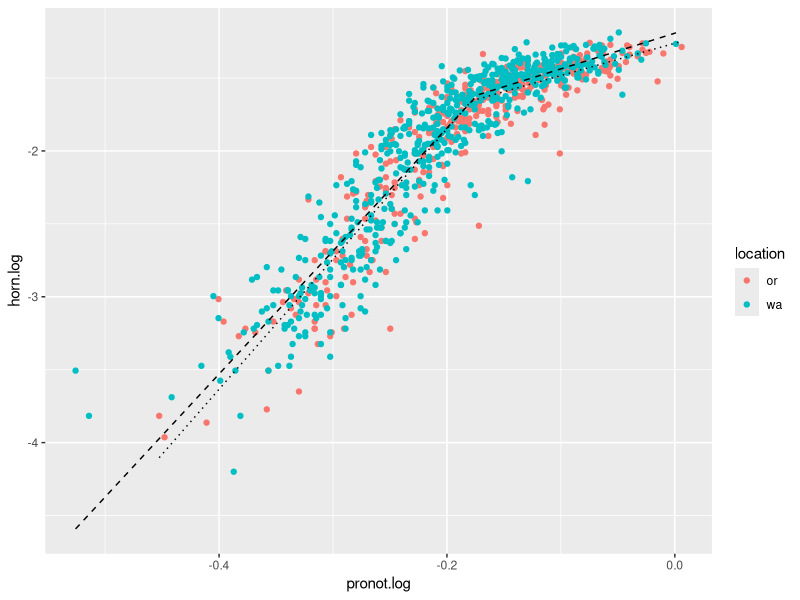

The R script that drew this image:
## ---- chunk 1
knitr::opts_chunk$set(echo = TRUE)
library(ggplot2)
library(segmented)
## ---- chunk 2
dung<- read.table("../data/o_nuchicornis_male_measurements_set1_feb17_2016.csv", header= TRUE , sep= ",")
dung$latitude <- as.factor(dung$latitude)
dung$longitude <- as.factor(dung$longitude)
dung$farm.code <- as.factor(dung$farm.code)
dung$location.code <- as.factor(dung$location.code)
dung$year <- as.factor(dung$year)
dung <-subset(dung, location != "BC")
dung<- dung[order(dung$latitude),]
dung$horn.log<-log(dung$horn.l)
dung$pronot.log<-log(dung$pronot.l)
## ---- chunk 3
dung.wa <- subset(dung, location=="wa")
dung.or <- subset(dung, location=="or")
## ---- chunk 4
lin.mod.wa<-lm(horn.log~pronot.log, data=dung.wa)
break.mod.wa<-segmented.lm(lin.mod.wa, seg.Z = ~pronot.log, psi=(-0.3))
quad.mod.wa<-lm(horn.log~poly(pronot.log,2), data=dung.wa)
AIC(lin.mod.wa,break.mod.wa,quad.mod.wa)

lin.mod.or<-lm(horn.log~pronot.log, data=dung.or)
break.mod.or<-segmented.lm(lin.mod.or, seg.Z = ~pronot.log, psi=(-0.3))
quad.mod.or<-lm(horn.log~poly(pronot.log,2), data=dung.or)
AIC(lin.mod.or,break.mod.or,quad.mod.or)
## ---- chunk 5
print.segmented(break.mod.wa)
print.segmented(break.mod.or)
## ---- chunk 6
break.fit.wa<-fitted(break.mod.wa)
fitted.data.wa<-data.frame(LogPrthx=dung.wa$pronot.log, HornFit=break.fit.wa)
break.fit.or<-fitted(break.mod.or)
fitted.data.or<-data.frame(LogPrthx=dung.or$pronot.log, HornFit=break.fit.or)


ggplot(dung, aes(x=pronot.log, y=horn.log))+
  geom_point(aes(color=location))+
  geom_line(data=fitted.data.wa, aes(x=LogPrthx, y=HornFit), lty=2)+
  geom_line(data=fitted.data.or, aes(x=LogPrthx, y=HornFit), lty=3)
